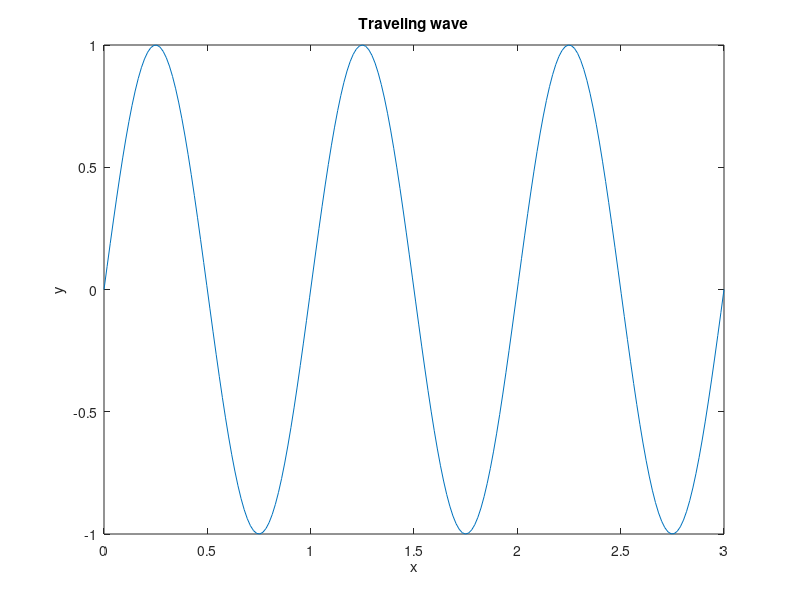

The MATLAB script that drew this image:
Nx=200;
Nt=200;
lambda=1; % spatial wavelength
T=1; % period
A=1; % amplitude
xmax=3*lambda ;
Tmax=4*T ;
tpause=0.02; % controls animation speed
k=2*pi/lambda ; % wavenumber
omega=2*pi/T ; % angular frequency

x=linspace(0, xmax, Nx);
t=linspace(0, Tmax, Nt);

for it=1:Nt
y=sin(k*x-omega*t(it));
plot(x,y);
xlabel('x')
ylabel('y')
title('Traveling wave')
pause(tpause)
drawnow
end